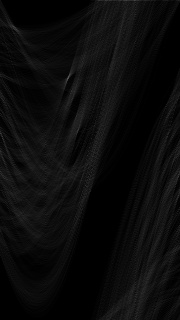

Source code (Python):
import cv2
import numpy as np
import matplotlib.pyplot as plt

# Read image
img = cv2.imread("thorino.jpg").astype(np.float32)
H, W, C = img.shape

# Gray
gray = 0.2126 * img[..., 2] + 0.7152 * img[..., 1] + 0.0722 * img[..., 0]

# Gaussian Filter
K_size = 5
sigma = 1.4

## Zero padding
pad = K_size // 2
gau = np.zeros((H + pad*2, W + pad*2), dtype=np.float32)
#gau[pad:pad+H, pad:pad+W] = gray.copy().astype(np.float32)
gau = np.pad(gray, (pad, pad), 'edge')
tmp = gau.copy()

## Kernel
K = np.zeros((K_size, K_size), dtype=np.float32)
for x in range(-pad, -pad+K_size):
    for y in range(-pad, -pad+K_size):
        K[y+pad, x+pad] = np.exp( -(x**2 + y**2) / (2* (sigma**2)))
K /= (sigma * np.sqrt(2 * np.pi))
K /= K.sum()

for y in range(H):
    for x in range(W):
        gau[pad+y, pad+x] = np.sum(K * tmp[y:y+K_size, x:x+K_size])

## Sobel vertical
KSV = np.array(((-1., -2., -1.), (0., 0., 0.), (1., 2., 1.)), dtype=np.float32)
## Sobel horizontal
KSH = np.array(((-1., 0., 1.), (-2., 0., 2.), (-1., 0., 1.)), dtype=np.float32)

gau = gau[pad-1:H+pad+1, pad-1:W+pad+1]
fy = np.zeros_like(gau, dtype=np.float32)
fx = np.zeros_like(gau, dtype=np.float32)
K_size = 3
pad = K_size // 2

for y in range(H):
    for x in range(W):
        fy[pad+y, pad+x] = np.sum(KSV * gau[y:y+K_size, x:x+K_size])
        fx[pad+y, pad+x] = np.sum(KSH * gau[y:y+K_size, x:x+K_size])
        
fx = fx[pad:pad+H, pad:pad+W]
fy = fy[pad:pad+H, pad:pad+W]

# Non-maximum suppression
edge = np.sqrt(np.power(fx, 2) + np.power(fy, 2))
fx[fx == 0] = 1e-5
tan = np.arctan(fy / fx)
## Angle quantization
angle = np.zeros_like(tan, dtype=np.uint8)
angle[np.where((tan > -0.4142) & (tan <= 0.4142))] = 0
angle[np.where((tan > 0.4142) & (tan < 2.4142))] = 45
angle[np.where((tan >= 2.4142) | (tan <= -2.4142))] = 95
angle[np.where((tan > -2.4142) & (tan <= -0.4142))] = 135

for y in range(H):
    for x in range(W):
        if angle[y, x] == 0:
            dx1, dy1, dx2, dy2 = -1, 0, 1, 0
        elif angle[y, x] == 45:
            dx1, dy1, dx2, dy2 = -1, 1, 1, -1
        elif angle[y, x] == 90:
            dx1, dy1, dx2, dy2 = 0, -1, 0, 1
        elif angle[y, x] == 135:
            dx1, dy1, dx2, dy2 = -1, -1, 1, 1
        if x == 0:
            dx1 = max(dx1, 0)
            dx2 = max(dx2, 0)
        if x == W-1:
            dx1 = min(dx1, 0)
            dx2 = min(dx2, 0)
        if y == 0:
            dy1 = max(dy1, 0)
            dy2 = max(dy2, 0)
        if y == H-1:
            dy1 = min(dy1, 0)
            dy2 = min(dy2, 0)
        if max(max(edge[y, x], edge[y+dy1, x+dx1]), edge[y+dy2, x+dx2]) != edge[y, x]:
            edge[y, x] = 0


# Histeresis threshold
HT = 100
LT = 30
edge[edge >= HT] = 255
edge[edge <= LT] = 0

_edge = np.zeros((H+2, W+2), dtype=np.float32)
_edge[1:H+1, 1:W+1] = edge

## 8 - Nearest neighbor
nn = np.array(((1., 1., 1.), (1., 0., 1.), (1., 1., 1.)), dtype=np.float32)

for y in range(1, H+2):
    for x in range(1, W+2):
        if _edge[y, x] < LT or _edge[y, x] > HT:
            continue
        if np.max(_edge[y-1:y+2, x-1:x+2] * nn) >= HT:
            _edge[y, x] = 255
        else:
            _edge[y, x] = 0

edge = _edge[1:H+1, 1:W+1].astype(np.uint8)
            
## Canny finish

# Hough

## Voting
drho = 1
dtheta = 1
rho_max = np.ceil(np.sqrt(H**2 + W**2)).astype(np.int)
hough = np.zeros((rho_max, 180), dtype=np.int)

ind = np.where(edge == 255)

## hough transformation
for y, x in zip(ind[0], ind[1]):
    for theta in range(0, 180, dtheta):
        t = np.pi / 180 * theta
        rho = int(x * np.cos(t) + y * np.sin(t))
        hough[rho, theta] += 1
          
out = hough.astype(np.uint8)
            
# Save result
cv2.imwrite("out.jpg", out)
cv2.imshow("result", out)
cv2.waitKey(0)
cv2.destroyAllWindows()
